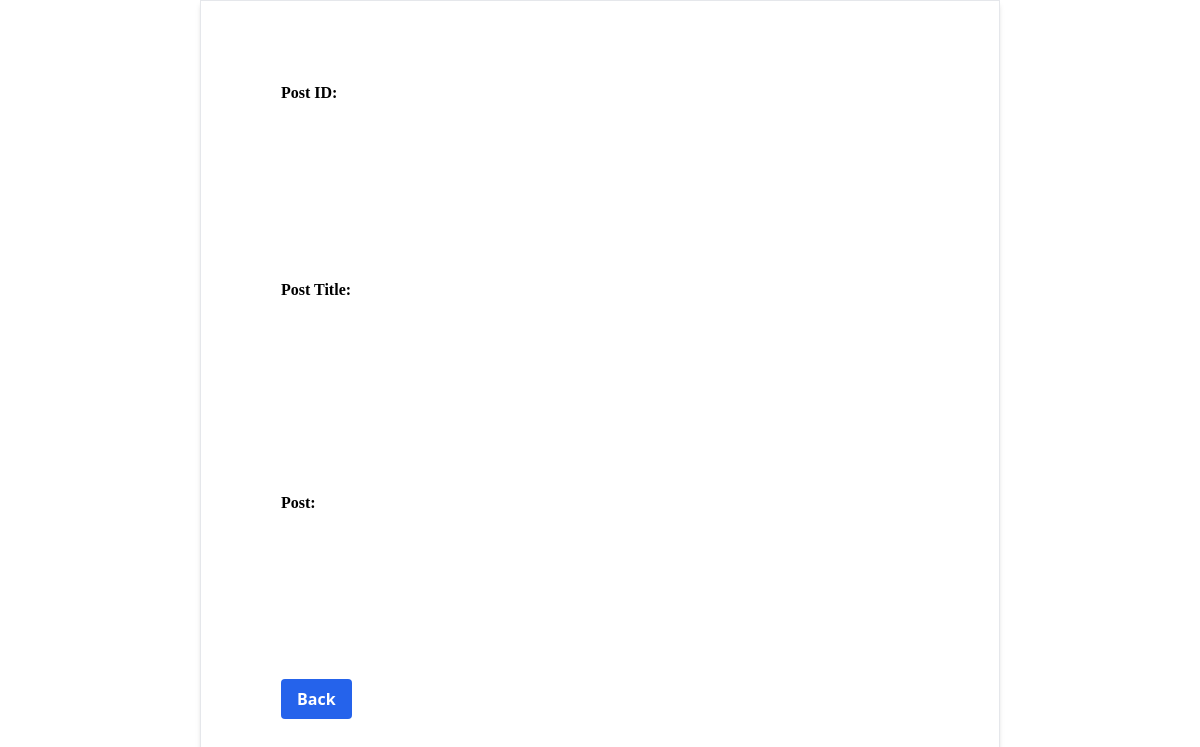
The app's page /fullpost/w45vKcAUysUXQtRCDK_gq, older data.
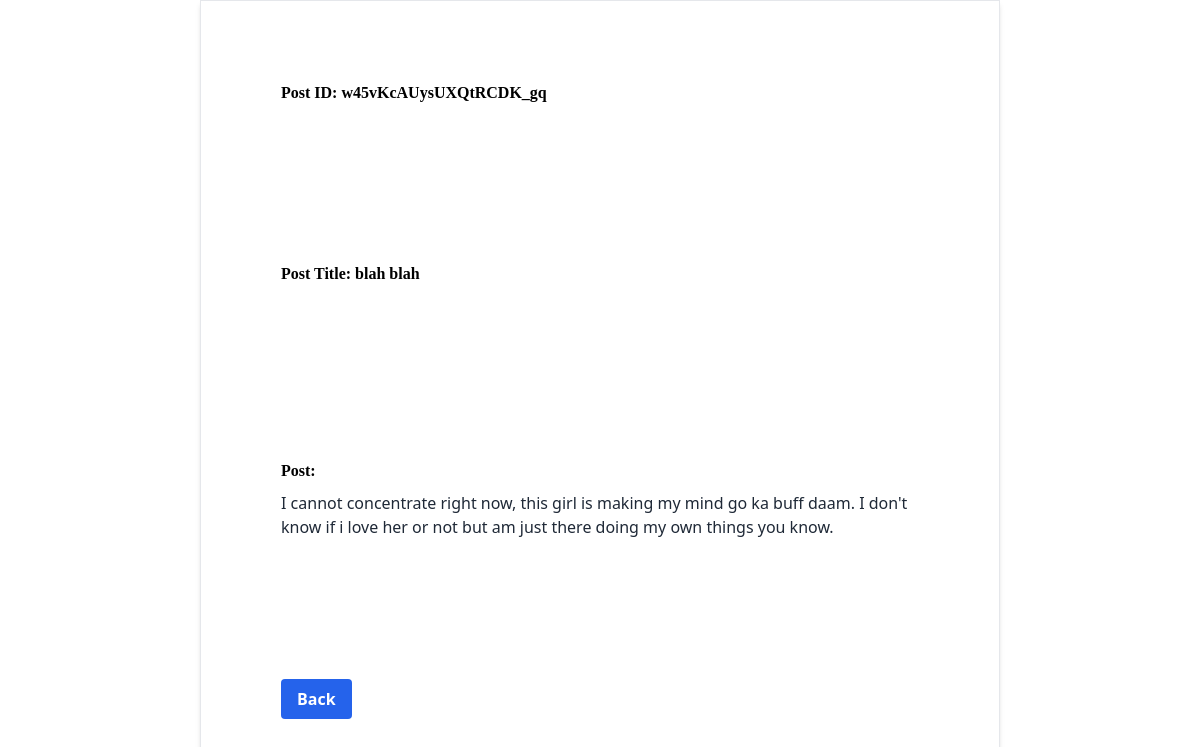
The same page, newer data.
### tables this page shows
CREATE TABLE 'Complains'(
    id TEXT NOT NULL PRIMARY KEY UNIQUE,
    user_id TEXT NOT NULL,
    title TEXT NOT NULL,
    complain TEXT NOT NULL,
    FOREIGN KEY (user_id) REFERENCES User(id)    
);

### app.py (the view)
@app.route("/fullpost/<id>")
def fullpost(id):
        complaint = my_complain_data(id)  # Assuming you have a function to fetch complaint data by ID
        return render_template('post.html', complain=complaint)

### data.py (called while the page is built)
def my_complain_data(complain_id):
    conn = sqlite3.connect('complain.db')
    conn.row_factory = sqlite3.Row
    cur = conn.cursor()
    cur.execute("SELECT * FROM Complains WHERE id=?", (complain_id,))
    complaint = cur.fetchone()  # Assuming you expect only one complaint for the given ID
    if complaint:
        complain_obj = Complaint(complaint['id'], complaint['user_id'], complaint['title'], complaint['complain'])
        return complain_obj
    else:
        return None  # Handle the case where no complaint is found for the given ID

### templates/post.html (shortened to what this page needs)
<!DOCTYPE html>
<html lang="en">
    <head>
        <link href="{{url_for('static',filename='css/output.css')}}" rel="stylesheet">
    </head>
    <body>
        <main class="min-h-screen flex flex-col flex-wrap items-center justify-between">
            <div class="p-20 shadow-md border justify-between flex-col flex flex-wrap min-h-screen w-2/3">
                <div class="flex flex-wrap">
                    <span class="text-base font-serif font-semibold">Post ID: {{ complain.id }}</span>
                </div>
                <div class="mt-4">
                    <span class="text-base font-serif font-semibold">Post Title: {{ complain.title }}</span>
                </div>
                <div class="mt-8">
                    <span class="text-base font-serif font-semibold">Post:</span>
                    <div class="text-base text-gray-800 whitespace-pre-line mt-2">{{ complain.complain }}</div>
                </div>
                <div class="flex-row flex flex-wrap justify-between items-center">
                    <a href="{{ url_for('home') }}"><button class="bg-blue-600  text-white font-bold py-2 px-4 rounded">Back</button>
                    </a>
                </div>
            </div>
        </main>
    </body>
</html>

Row changes from the older to the newer data that the page shows:
added Complains: id "w45vKcAUysUXQtRCDK_gq", title "blah blah", complain "I cannot concentrate right now, this girl is making my mind go ka buff daam. I don't know if i love her or not but am just there doing my own things you know."
